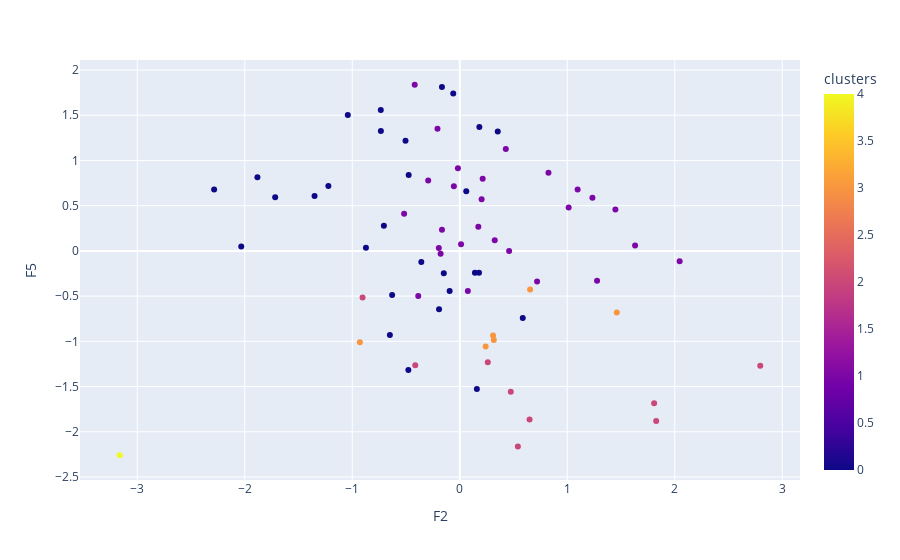

Notebook code cell kept with this figure:
### Code cell
fig = px.scatter(df_datos_Ptrans_st_clus,x='F2', y='F5', color ='clusters', hover_data = ["Ciudades",'clusters'])
fig.show()

### Figure 1 — Plotly figure (JSON) as saved in the notebook; plotly's stock layout.template omitted (floating-point values rounded to 4 significant figures; data arrays with more than 128 entries replaced by an {"elided": "..."} marker saying what was removed)
{"data": [{"customdata": {"elided": "72x2 mixed values"}, "hovertemplate": "F2=%{x}<br>F5=%{y}<br>Ciudades=%{customdata[0]}<br>clusters=%{marker.color}<extra></extra>", "legendgroup": "", "marker": {"color": [1, 0, 0, 1, 2, 1, 1, 0, 2, 1, 3, 0, 0, 3, 2, 0, 0, 0, 2, 1, 0, 0, 2, 0, 0, 1, 1, 1, 0, 3, 0, 0, 0, 0, 1, 0, 1, 1, 3, 1, 1, 1, 2, 1, 0, 0, 1, 2, 1, 0, 1, 0, 0, 1, 1, 2, 3, 1, 1, 0, 1, 0, 0, 1, 0, 0, 4, 3, 1, 2, 0, 1], "coloraxis": "coloraxis", "symbol": "circle"}, "mode": "markers", "name": "", "orientation": "v", "showlegend": false, "type": "scatter", "x": [0.4591, 0.179, 0.1412, 0.01205, 0.6494, 1.277, 0.3253, -0.4753, 0.5407, 0.2131, 1.461, 0.1592, -1.717, 0.3098, -0.9043, -1.042, -0.06076, -0.8729, 1.808, 0.4283, 0.3534, -0.6501, 0.2608, -0.4782, -0.09404, -0.386, 1.448, -0.2938, 0.06042, 0.2409, -1.222, 0.5861, 0.1825, -0.7059, 1.013, -1.882, -0.5178, 0.1728, 0.6548, 0.8252, -0.0172, 1.096, 0.4747, -0.2071, -0.7338, -0.5046, -0.1781, 1.827, 0.07537, -0.3574, 0.2034, -2.285, -0.629, 1.234, -0.1947, 2.796, -0.9294, 2.046, -0.05487, -0.1657, -0.4192, -0.1485, -0.7347, 1.631, -0.1928, -2.033, -3.163, 0.3166, -0.1655, -0.4139, -1.351, 0.7193], "xaxis": "x", "y": [-0.0004192, -0.2404, -0.2404, 0.07374, -1.864, -0.3295, 0.1176, 0.838, -2.162, 0.799, -0.6801, -1.527, 0.5929, -0.9348, -0.5146, 1.503, 1.74, 0.0342, -1.684, 1.128, 1.32, -0.9287, -1.231, -1.317, -0.4438, -0.4999, 0.4582, 0.7783, 0.66, -1.057, 0.7184, -0.7407, 1.371, 0.2778, 0.4803, 0.8146, 0.4112, 0.2664, -0.4273, 0.8633, 0.9149, 0.6788, -1.557, 1.35, 1.327, 1.218, -0.03111, -1.88, -0.4431, -0.1225, 0.5711, 0.6793, -0.4876, 0.5888, 0.03179, -1.269, -1.009, -0.1135, 0.716, 1.811, 1.837, -0.2475, 1.558, 0.05868, -0.6444, 0.04922, -2.259, -0.9842, 0.2333, -1.264, 0.6072, -0.3394], "yaxis": "y"}], "layout": {"coloraxis": {"colorbar": {"title": {"text": "clusters"}}, "colorscale": [[0, "#0d0887"], [0.1111, "#46039f"], [0.2222, "#7201a8"], [0.3333, "#9c179e"], [0.4444, "#bd3786"], [0.5556, "#d8576b"], [0.6667, "#ed7953"], [0.7778, "#fb9f3a"], [0.8889, "#fdca26"], [1, "#f0f921"]]}, "legend": {"tracegroupgap": 0}, "margin": {"t": 60}, "xaxis": {"anchor": "y", "domain": [0, 1], "title": {"text": "F2"}}, "yaxis": {"anchor": "x", "domain": [0, 1], "title": {"text": "F5"}}}}
